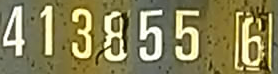
#> input picture JPEGImages/00002.bmp, 278 x 74 px, found by its file name
$ python segment.py   (Python 2 division)   (older library calls are emulated)
#> lines starting #> are read from the running program, lines starting #| are printed output that depends on the picture; after the words box and inside, x2 and y2 are one past the last pixel; in counts of white or black regions, pixels touching at a corner belong together
# -*- coding: utf-8 -*-
"""
Created on Thu Nov 17 21:48:26 2016

@author: Andre
"""

from pylab import *
from scipy import misc
from matplotlib import gridspec
from scipy.signal import argrelextrema


# read image
imgPath = r"E:\dataset\harbourROIImage\positive\Number-320-50\00002.bmp"
img = misc.imread(imgPath)
#> img is the input picture: shape (74, 278, 3); mean R, G, B 137.4, 131.1, 87.1
# make greyscale
greyimg = img.mean(axis=2).astype(uint8)
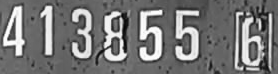
#> greyimg: shape (74, 278); min 4, max 255, mean 118.2
# select region of interest - I'm assuming this is known
# roi = greyimg[200:700,1250:1300]
roi = greyimg
# find the maximum value in each row and subtract the mean of these values
rowmax = roi.max(axis=1)-roi.max(axis=1).mean()
#> rowmax = 74 values, max 22.93 at index 42, min -117.1 at index 2, mean -1.15e-14
# wherever this is negative is where the whole row is (dark) background
segs = rowmax>0

# convolve to generate average of three neighbours
# this only keeps segments larger than a single row
# sig = argrelextrema(rowmax, np.greater, order=4)
segs = convolve(segs, [1,1,1], mode = 'same')
#> segs = 74 values, max 3 at index 8, min 0 at index 0, mean 2.39
# set these rows to zero
roi[segs] = 0
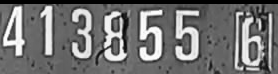
#> roi: shape (74, 278); 5.41% of pixels changed, all inside (x1, y1, x2, y2) = (0, 0, 278, 4)
print segs
#| [0 0 0 0 0 0 1 2 3 3 3 3 3 3 3 3 3 3 3 3 3 3 3 3 3 3 3 3 3 3 3 3 3 3 3 3 3
#|  3 3 3 3 3 3 3 3 3 3 3 3 3 3 3 3 3 3 3 3 3 3 3 3 3 3 3 2 1 0 1 1 1 0 0 0 0]

beginning = [0]
ending = []
for i in range(1, len(segs)-1):
	if segs[i-1] != 0 and segs[i] == 0:
		ending.append(i)
	elif segs[i] == 0 and segs[i+1] != 0:
		beginning.append(i)
	else:
		pass
#> this loop made 72 passes
#> after the loop, beginning = [0, 5]; ending = [66, 70]

print beginning
#| [0, 5]
print ending
#| [66, 70]


figure(3)
gs = gridspec.GridSpec(2, 1, height_ratios=[1, 3])
subplot(gs[0])
imshow(flipud(roi.T)) # rotate the image to show with the segs plot
subplot(gs[1])
plot(segs)
show()
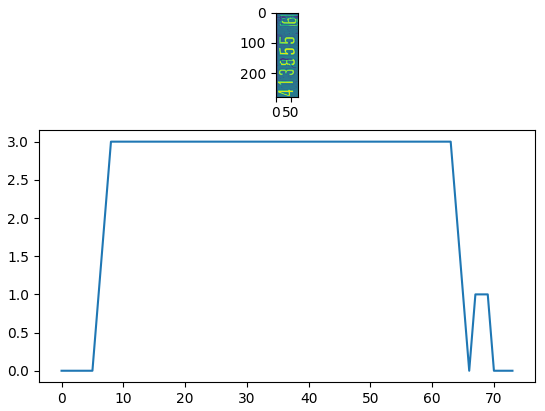
#> figure drawn by matplotlib, 2 panels; panel 2: curve peaks at x = 8, y = 3

# [16 lines of commented-out code are left out]

$ run again, with JPEGImages/00000.bmp copied over JPEGImages/00002.bmp
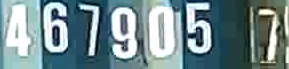
#> input picture JPEGImages/00000.bmp, 289 x 69 px, found by its file name
#> img is the input picture: shape (69, 289, 3); mean R, G, B 116.2, 139.6, 143.3
#> rowmax = 69 values, max 5.59 at index 7, min -29.41 at index 2, mean -5.35e-15
#> segs = 69 values, max 3 at index 8, min 0 at index 0, mean 2.22
#> `roi[segs] = 0`:
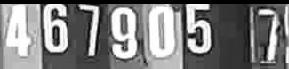
#> roi: shape (69, 289); min 0, max 255, mean 126.7
#| [0 0 0 0 0 0 1 2 3 3 3 3 3 3 3 3 3 3 3 3 3 3 3 3 3 3 3 3 3 3 3 3 3 3 3 3 3
#|  3 3 3 3 3 3 3 3 3 3 3 3 3 3 3 3 3 3 3 3 2 1 0 0 0 0 0 0 0 0 0 0]
#> the loop `for i in range(1, len(segs)-1):` made 67 passes
#> after the loop `for i in range(1, len(segs)-1):`: beginning = [0, 5]; ending = [59]
#| [0, 5]
#| [59]
#> `show()`:
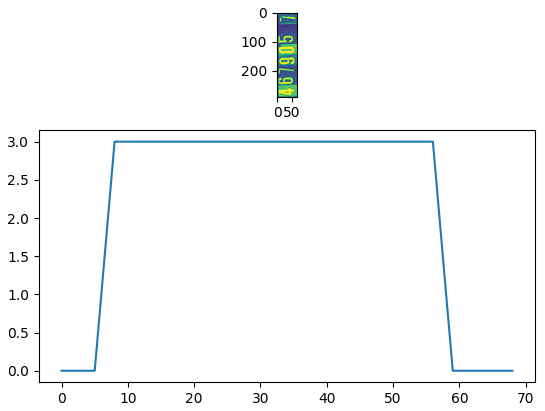
#> figure drawn by matplotlib, 2 panels; panel 2: curve peaks at x = 8, y = 3

$ run again, with JPEGImages/00001.bmp copied over JPEGImages/00002.bmp
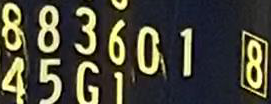
#> input picture JPEGImages/00001.bmp, 271 x 104 px, found by its file name
#> img is the input picture: shape (104, 271, 3); mean R, G, B 74.6, 73.3, 59.2
#> rowmax = 104 values, max 10.07 at index 33, min -11.93 at index 0, mean -1.31e-14
#> segs = 104 values, max 3 at index 6, min 0 at index 0, mean 1.61
#> `roi[segs] = 0`:
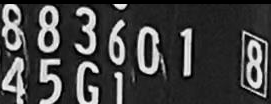
#> roi: shape (104, 271); min 0, max 249, mean 67.1
#| [0 0 1 1 2 2 3 2 2 2 3 3 3 2 1 0 0 0 0 0 0 0 1 1 1 0 1 1 2 1 2 2 3 3 3 2 1
#|  0 0 0 0 0 1 2 3 3 3 3 3 3 3 3 2 1 0 0 0 0 1 2 3 3 2 2 1 2 2 3 3 3 3 3 3 3
#|  2 1 1 2 2 2 2 3 2 2 2 2 2 2 3 3 2 1 1 1 1 1 1 1 0 0 0 1 2 2]
#> the loop `for i in range(1, len(segs)-1):` made 102 passes
#> after the loop `for i in range(1, len(segs)-1):`: beginning = [0, 1, 21, 41, 57, 100]; ending = [15, 25, 37, 54, 98]
#| [0, 1, 21, 41, 57, 100]
#| [15, 25, 37, 54, 98]
#> `show()`:
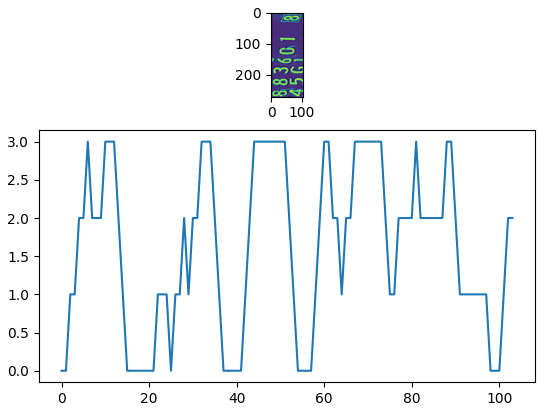
#> figure drawn by matplotlib, 2 panels; panel 2: curve peaks at x = 6, y = 3

$ run again, with JPEGImages/00003.bmp copied over JPEGImages/00002.bmp
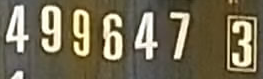
#> input picture JPEGImages/00003.bmp, 263 x 79 px, found by its file name
#> img is the input picture: shape (79, 263, 3); mean R, G, B 116.6, 108.5, 84.3
#> rowmax = 79 values, max 12.92 at index 16, min -126.1 at index 3, mean -3.96e-15
#> segs = 79 values, max 3 at index 7, min 0 at index 0, mean 2.49
#> `roi[segs] = 0`:
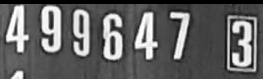
#> roi: shape (79, 263); min 0, max 254, mean 99.1
#| [0 0 0 0 0 1 2 3 3 3 3 3 3 3 3 3 3 3 3 3 3 3 3 3 3 3 3 3 3 3 3 3 3 3 3 3 3
#|  3 3 3 3 3 3 3 3 3 3 3 3 3 3 3 3 3 3 3 3 3 3 3 3 3 3 3 2 1 0 0 0 0 0 1 2 3
#|  3 3 3 3 2]
#> the loop `for i in range(1, len(segs)-1):` made 77 passes
#> after the loop `for i in range(1, len(segs)-1):`: beginning = [0, 4, 70]; ending = [66]
#| [0, 4, 70]
#| [66]
#> `show()`:
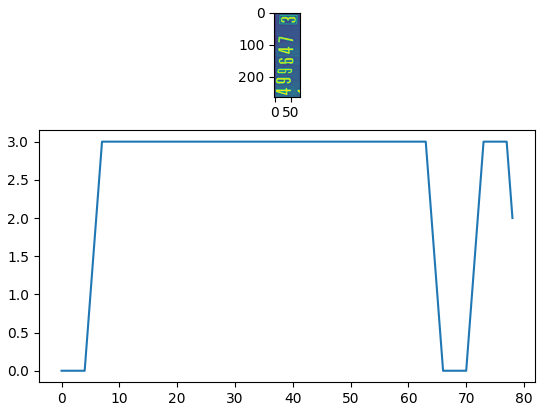
#> figure drawn by matplotlib, 2 panels; panel 2: curve peaks at x = 7, y = 3
